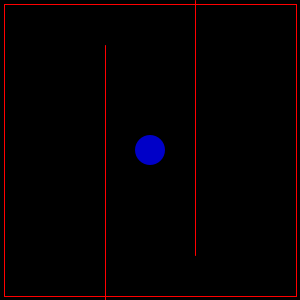
Frame 1 (no input)
Frame 60 (the mouse pressed at the canvas centre just before this capture): identical to frame 1, image omitted
Frame 120 (the mouse held since frame 60 and released just before this capture): identical to frame 1, image omitted

The Processing sketch that drew this single still picture (run headless with seeded random() and noise(); from frame 60 on, the mouse is pressed at the canvas centre):

// Processing sketch: processing_28570
// ── processing_28570.pde

DrivingCircle car;
final int MOVE_INCREMENT = 3;  //move car by this many pixels each key press
ArrayList<RoadBorder> roads;

void setup() {
  size(300,300);
  smooth();
  car = new DrivingCircle(15, width/2, height/2);
  roads = new ArrayList<RoadBorder>();
  initRoads(roads);
}

void initRoads(ArrayList<RoadBorder> r) {
  //edges of screen first
  int a = 4;
  r.add( new RoadBorder(a,a,width-a,a) );
  r.add( new RoadBorder(width-a,a,width-a,height-a) );
  r.add( new RoadBorder(a,height-a,width-a,height-a) );
  r.add( new RoadBorder(a,a,a,height-a) );
  
  r.add( new RoadBorder(width/2 - 3*car.radius, 3*car.radius, width/2 - 3*car.radius, height) );
  r.add( new RoadBorder(width/2 + 3*car.radius, 0, width/2 + 3*car.radius, height-3*car.radius) );
}


void draw() {
  background(0);
  car.render();
  for( RoadBorder border : roads ) {
    border.render();
  }
}

void keyPressed() {
  PVector moveVector = new PVector(0,0);
  switch (keyCode) {
  case UP:
    moveVector.y = -MOVE_INCREMENT;
    break;
  case DOWN:
    moveVector.y = MOVE_INCREMENT;
    break;
  case LEFT:
    moveVector.x = -MOVE_INCREMENT;
    break;
  case RIGHT:
    moveVector.x = MOVE_INCREMENT;
    break;
  }
  car.move( moveVector );
}

class DrivingCircle {
  PVector loc;
  int radius;
  color clr; 

  public DrivingCircle(int r, int x, int y) {
    radius = r;
    loc = new PVector(x,y);
    clr = color(0,0,200);
  }

  public void move(PVector moveVector) {
    loc.add(moveVector);
    //check if collision w/road border
    if ( isCollision() ) {
        loc.sub(moveVector); //undo move
    }
  }
  
  public boolean isCollision() {
    //go through each RoadBorder in roads to see if the circle's distance from the
    //line segment is less than or equal to radius; if so, there's a collision
    //
    //possible ways to strike:  
    //* circle tangent to line somewhere between endpts
    //* circle touches either endpt
    for( RoadBorder seg : roads ) {
      PVector A = seg.ptA;
      PVector B = seg.ptB;
      if ( A.dist(loc) <= radius ) return true;
      if ( B.dist(loc) <= radius ) return true;
      
      //see if closest pt to circle is on segment and if 
      //dist too close
      PVector distResult = getDistance(A.x, A.y, B.x, B.y, loc.x, loc.y);
      PVector closest = new PVector( distResult.x, distResult.y );
      float dist = distResult.z;
      float lesserX = A.x, greaterX = B.x;
      if ( A.x > B.x ) { float tmp = lesserX; lesserX = greaterX; greaterX = tmp; }
      float lesserY = A.y, greaterY = B.y;
      if ( A.y > B.y ) { float tmp = lesserY; lesserY = greaterY; greaterY = tmp; }
      
      if ( closest.x >= lesserX && closest.x <= greaterX 
        && closest.y >= lesserY && closest.y <= greaterY ) {
          //closest pt to circle is on the RoadSegment
          if ( closest.dist(loc) <= radius ) { 
            return true;
          }
       }
       
    } //no segments (RoadBorders) had a collision w/circle
    
    return false;
  }

  void render() {
    fill(clr);
    stroke(255,255,255,0);   
    ellipseMode(CENTER);
    ellipse(loc.x, loc.y, radius*2, radius*2);
  }
}

class RoadBorder {

  PVector ptA, ptB;

  public RoadBorder(int x1, int y1, int x2, int y2) {
    ptA = new PVector(x1,y1);
    ptB = new PVector(x2,y2);
  }

  public void render() {
    stroke(255,0,0);
    line(ptA.x, ptA.y, ptB.x, ptB.y);
  }
}




/**
 * from http://processing.org/discourse/yabb2/YaBB.pl?num=1276644884/4
 *
 * Returns a point on the line (x1,y1) -> (x2,y2) 
 * that is closest to the point (x,y)
 * 
 * The result is a PVector. 
 * result.x and result.y are points on the line. 
 * The result.z variable contains the distance from (x,y) to the line, 
 * just in case you need it :) 
 */
PVector getDistance( float x1, float y1, float x2, float y2, float x, float y ){
  PVector result = new PVector(); 
  
  float dx = x2 - x1; 
  float dy = y2 - y1; 
  float d = sqrt( dx*dx + dy*dy ); 
  float ca = dx/d; // cosine
  float sa = dy/d; // sine 
  
  float mX = (-x1+x)*ca + (-y1+y)*sa; 
  
  if( mX <= 0 ){
    result.x = x1; 
    result.y = y1; 
  }
  else if( mX >= d ){
    result.x = x2; 
    result.y = y2; 
  }
  else{
    result.x = x1 + mX*ca; 
    result.y = y1 + mX*sa; 
  }
  
  dx = x - result.x; 
  dy = y - result.y; 
  result.z = sqrt( dx*dx + dy*dy ); 
  
  return result;   
}
